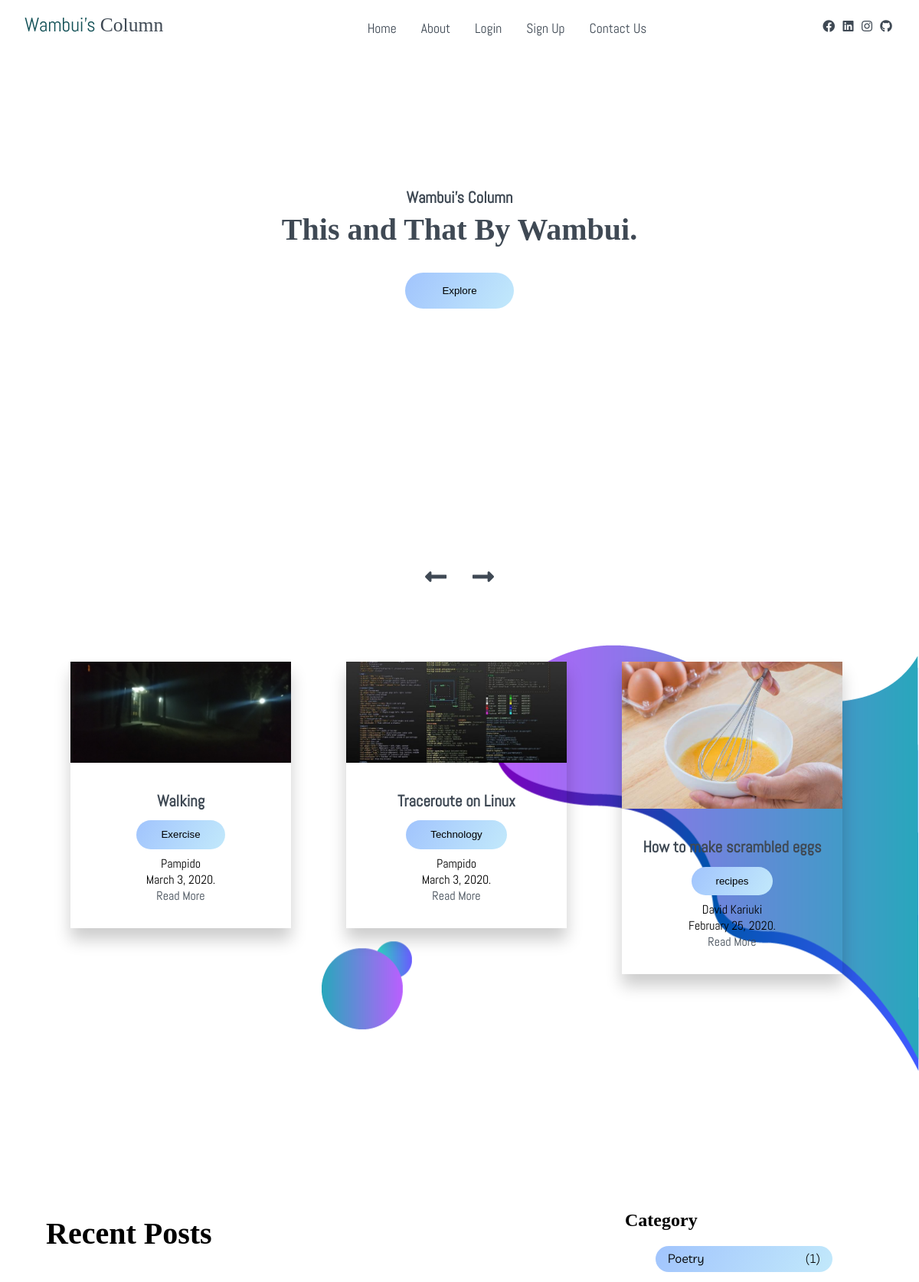
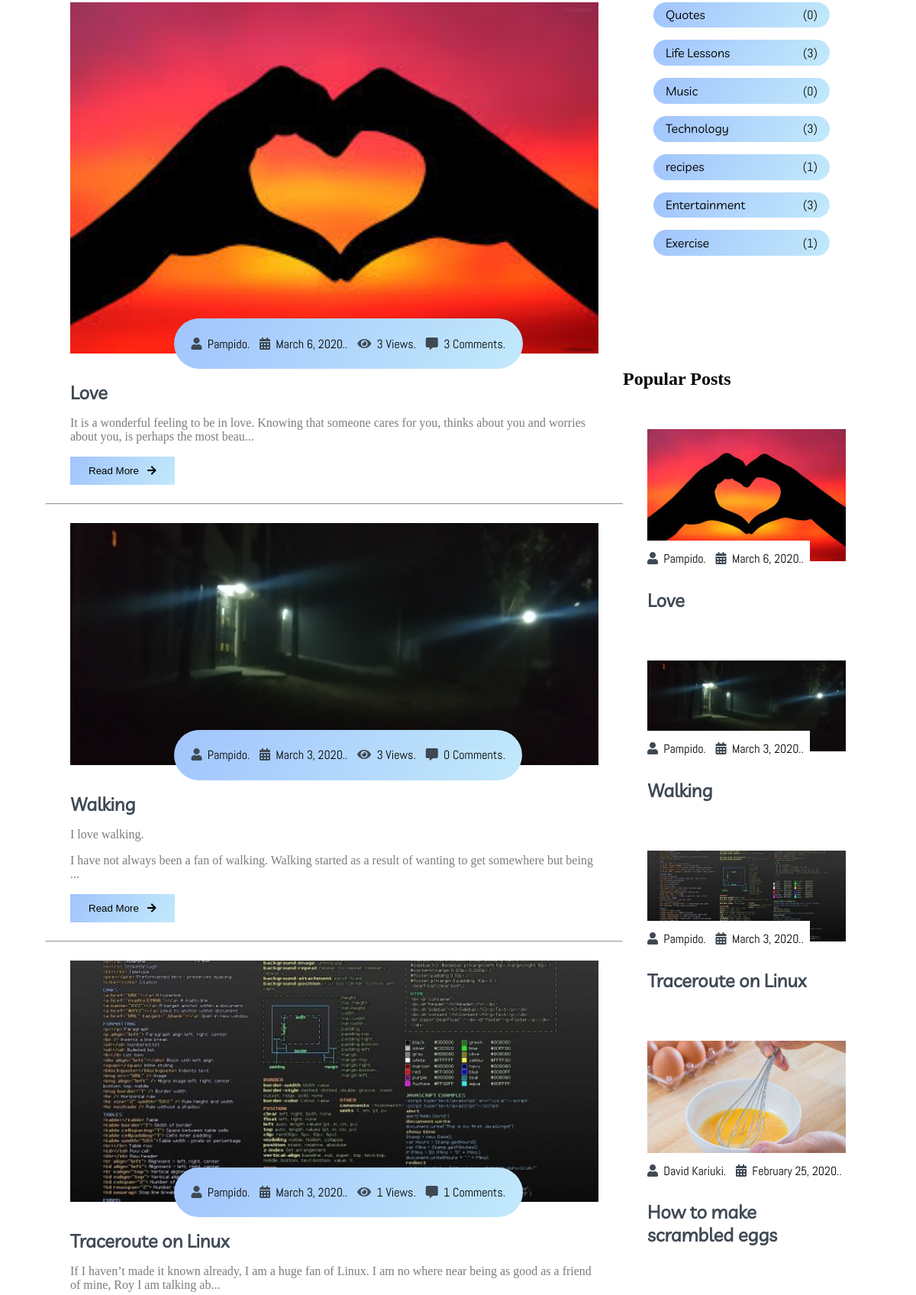
The page / (upper part) on the database its author committed (2 pictures, top to bottom).
### tables this page shows
CREATE TABLE `posts` (
  `id` int(11) NOT NULL,
  `user_id` int(11) NOT NULL,
  `username` varchar(250) NOT NULL,
  `topic_id` int(11) DEFAULT NULL,
  `title` varchar(255) NOT NULL,
  `image` varchar(255) NOT NULL,
  `body` text NOT NULL,
  `published` tinyint(4) NOT NULL,
  `created_at` timestamp NOT NULL DEFAULT current_timestamp()
);

CREATE TABLE `topics` (
  `id` int(11) NOT NULL,
  `name` varchar(100) NOT NULL,
  `description` text NOT NULL,
  `date_created` timestamp NOT NULL DEFAULT current_timestamp()
);

### app/database/db.php (called while the page is built, shortened)
<?php
require ('connect.php');
function executeQuery($sql, $data)
{
    global $conn;
    $stmt = $conn->prepare($sql);
    $values = array_values($data);
    $types = str_repeat('s', count($values));
    $stmt ->bind_param($types, ... $values);
    $stmt->execute();
    return $stmt;
}
function selectAll($table, $conditions = [])
{
    global $conn;
    $sql = "SELECT * from $table";
    if(empty($conditions)){
        $stmt = $conn->prepare($sql);
        $stmt->execute();
        $records = $stmt->get_result()->fetch_all(MYSQLI_ASSOC);
        return $records;
    }
}
function totalNumber($table, $conditions = [])
{
        global $conn;
        $sql = "SELECT * from $table";
        if(empty($conditions)){
            $stmt = $conn->prepare($sql);
            $stmt->execute();
            $records = $stmt->get_result()->fetch_all(MYSQLI_ASSOC);
            $total = count($records);
            return $total;
        }else{
            $i = 0;
            foreach ($conditions as $key => $value){
                if ($i === 0){
                    $sql = $sql . " WHERE $key = ?";
                } else{
                    $sql = $sql . " AND $key = ?";
                }
                $i++;
            }
            $stmt = executeQuery($sql, $conditions);
            $records = $stmt->get_result()->fetch_all(MYSQLI_ASSOC);
            $total = count($records);
            return $total;
        }
}
function owlSlider()
{
    $sql = "SELECT p.*, t.name FROM posts AS p JOIN topics AS t ON p.topic_id=t.id WHERE p.published=? ORDER BY id DESC ";
    $sql = $sql . " lIMIT 15";
    $stmt = executeQuery($sql, ['published' => 1]);
    $records = $stmt->get_result()->fetch_all(MYSQLI_ASSOC);
    return $records;
}

### app/controllers/topics.php (called while the page is built, shortened)
<?php
include (ROOT_PATH . "/app/database/db.php");
$table = 'topics';
$topics = selectAll($table);

### index.php (the view, shortened to what this page needs)
<?php
include (ROOT_PATH . '/app/controllers/topics.php');
$posts = array();
$postTitle = 'Recent Posts';
$t_id ='';
if (isset($_GET['t_id']))
{
    $decode = base64_decode(urldecode($_GET['t_id']));
    $decript_id = (($decode/5678)/123456789);
    $t_id = $_GET['t_id'];
    $postTitle = "You Searched For posts under '" . $_GET['name'] . "'";
    $posts = getPostsByTopicId($decript_id);
}elseif(isset($_POST['search-term']))
{
    $postTitle = " You searched for ' " . $_POST['search-term'] . " '";
    $posts = searchPosts($_POST['search-term']);
}else
{
    $posts = owlSlider();
}
?>
<!DOCTYPE html>
<html>
<head>
    <link rel="stylesheet" href="https://use.fontawesome.com/releases/v5.7.2/css/all.css">
    <link rel="stylesheet" href="assets/css/all.css">
    <link rel="stylesheet" href="assets/css/owl.carousel.min.css">
    <link rel="stylesheet" href="assets/css/owl.theme.default.min.css">
    <link rel="stylesheet" href="assets/css/aos.css">
    <link rel="stylesheet" href="assets/css/styles.css">
</head>
<body>
<?php require (ROOT_PATH . "/app/includes/header.php"); ?>
<main>
    <?php if (isset($_POST['search-term']) || $t_id) : ?>
    <?php else: ?>
        <section class="site-title">
            <div class="site-background">
                <h3 data-aos="fade-up" data-aos-delay="200" class="text-gray"> Wambui's Column </h3>
                <h1 data-aos="fade-up" data-aos-delay="500" class="text-gray"> This and That By Wambui.</h1>
                <a href="#blog" data-aos="fade-down" data-aos-delay="800"><button class="btn"> Explore </button></a>
            </div>
        </section>
    <?php endif; ?>
    <section>
        <div class="blog">
            <div class="container">
                <div class="owl-carousel owl-theme blog-post">
                    <?php foreach ($posts as $key => $post): ?>
                    <div class="blog-content" data-aos="fade-down" data-aos-delay="200">
                        <?php
                        $encrypt_1 = (($post['id']*123456789*5678));
                         $data= $encrypt_1;
                         $link = "/single.php?d_id=".urlencode(base64_encode($data));
                        ?>
                        <a href="<?php echo BASE_URL . $link ?>"><img src="<?php echo BASE_URL . "/assets/img/" . $post['image']; ?>" alt="<?php echo $post['title']; ?>"></a>
                        <div class="blog-title">
                            <a href="<?php echo BASE_URL . $link ?>"><h3> <?php echo $post['title']; ?> </h3></a>
                            <button class="btn btn-blog"> <?php echo $post['name']; ?> </button>
                            <span> <?php echo $post['username']; ?> </span>
                            <span> <?php echo date('F j, Y.', strtotime($post['created_at'])); ?> </span>
                            <a href="<?php echo BASE_URL . $link ?>"><span> Read More </span></a>
                        </div>
                    </div>
                    <?php endforeach; ?>
                </div>
                <div class="owl-navigation">
                    <span class="owl-nav-prev"><i class="fas fa-long-arrow-alt-left"></i></span>
                    <span class="owl-nav-next"><i class="fas fa-long-arrow-alt-right"></i></span>
                </div>
            </div>
        </div>
    </section>
    <div class="container" style="margin-top: 40px;">
        <div class="site-content">
            <div class="posts" id="blog">
                <h1> <?php echo $postTitle; ?> </h1>
                <?php foreach ($posts as $key => $post): ?>
                <?php
                    $visitors = totalNumber('visitors',['post_id' => $post['id']]);
                    $t_comments = totalNumber('comments',['post_id' =>$post['id']]);
                        $encrypt_1 = ($post['id']*123456789*5678);
                         $data= $encrypt_1;
                         $link = "/single.php?d_id=".urlencode(base64_encode($data));
                    ?>
                <div class="post-content" data-aos="zoom-in" data-aos-delay="200">
                    <div class="post-image">
                        <div>
                            <a href="<?php echo BASE_URL . $link; ?>"><img src="<?php echo BASE_URL . "/assets/img/" . $post['image']; ?>" class="img" alt="<?php echo $post['title']; ?>"></a>
                        </div>
                        <div class="post-info flex-row">
                            <span ><i class="fas fa-user text-gray"></i>&nbsp;&nbsp;<?php echo $post['username']; ?>.</span>
                            <span class="see"><i class="fas fa-calendar-alt text-gray"> </i>&nbsp;&nbsp;<?php echo date('F j, Y.', strtotime($post['created_at'])); ?>.</span>
                            <span class="no-see no-tablet"><i class="fas fa-eye text-gray "></i>&nbsp;&nbsp;<?php echo $visitors ?> Views.</span>
                            <span class="no-see"><i class="fas fa-comment-alt text-gray "></i>&nbsp;&nbsp;<?php echo $t_comments ?> Comments.</span>
                        </div>
                    </div>
                    <div class="post-title">
                        <a href="<?php echo BASE_URL . $link; ?>"> <?php echo $post['title']; ?> </a>
                        <p><?php echo html_entity_decode(substr($post['body'], 0,150) . '...') ?></p>
                        <a href="<?php echo BASE_URL . $link; ?>"><button class="btn post-btn" data-aos="fade-right" data-aos-delay="200"> Read More &nbsp; <i class="fas fa-arrow-right"></i></button></a>
                    </div>
                </div>
                <hr>
                <?php endforeach; ?>
            </div>
            <aside class="sidebar">
                <div class="category">
                    <h2> Category </h2>
                    <?php foreach ($topics as $key => $topic ): ?>
                    <?php $total = totalNumber('posts',['topic_id' => $topic['id'] , 'published' => 1]); ?>
                    <ul class="category-list">
                        <li class="list-items" data-aos="fade-left" data-aos-delay="100">
                            <?php
                            $encrypt_3 = ($topic['id']*123456789*5678);
                            $data3= $encrypt_3;
                            $link3 = "/index.php?t_id=".urlencode(base64_encode($data3));
                            ?>
                            <a href="<?php echo BASE_URL . $link3 . '&name=' . $topic['name']; ?>"> <?php echo $topic['name']; ?></a>
                            <span data-aos="fade-up" data-aos-delay="200"> (<?php echo $total; ?>) </span>
                        </li>
                    </ul>
                    <?php endforeach; ?>
                </div>
                <div class="popular-post">
                    <h2> Popular Posts </h2>
                    <?php foreach ($posts as $key => $post): ?>
                    <?php
                        $encrypt_1 = ($post['id']*123456789*5678);
                         $data= $encrypt_1;
                         $link = "/single.php?d_id=".urlencode(base64_encode($data));
                    ?>
                     <div class="post-content" data-aos="flip-up" data-aos-delay="200">
                            <div class="post-image">
                                <div>
                                <a href="<?php echo BASE_URL . $link; ?>"><img src="<?php echo BASE_URL . "/assets/img/" . $post['image']; ?>" class="img" alt="<?php echo $post['title']; ?>"></a>
                                </div>
                                <div class="post-info flex-row">
                                    <span><i class="fas fa-user text-gray"></i>&nbsp;&nbsp;<?php echo $post['username']; ?>.</span>
                                    <span><i class="fas fa-calendar-alt text-gray"> </i>&nbsp;&nbsp;<?php echo date('F j, Y.', strtotime($post['created_at'])); ?>.</span>
                                </div>
                            </div>
                            <div class="post-title">
                            <a href="<?php echo BASE_URL . $link; ?>"> <?php echo $post['title']; ?> </a>
                            </div>
                        </div>
                        <?php endforeach; ?>
                </div>
            </aside>
        </div>
    </div>
</main>
</body>
</html>

### app/includes/header.php (shortened to what this page needs)
<nav class="nav">
    <div class="nav-menu flex-row">
        <div class="nav-brand">
            <a href="<?php echo BASE_URL . '/index.php' ?>" class="text-gray" data-aos="fade-right"> <span> Wambui's </span> Column </a>
        </div>
        <div>
            <ul class="nav-items">
                <li class="nav-link" data-aos="fade-left">
                    <a href="<?php echo BASE_URL . '/index.php' ?>">Home</a>
                </li>
                <li class="nav-link" data-aos="fade-left" data-aos-delay="100">
                    <a href="<?php echo BASE_URL . '/about.php' ?>"> About</a>
                </li>
                <?php if (isset($_SESSION['id'])): ?>
                    <li class="nav-link" data-aos="fade-left" data-aos-delay="200">
                        <a href="<?php echo BASE_URL . '/contact.php' ?>"> Contact Us </a>
                    </li>
                <li class="nav-link" data-aos="fade-left" data-aos-delay="300">
                    <a href="<?php echo BASE_URL . '/dashboard/dashboard.php' ?>"> Dashboard </a>
                </li>
                    <li class="nav-link" data-aos="fade-left" data-aos-delay="400">
                        <a href="<?php echo BASE_URL . '/logout.php' ?>" style="color: red;"> Logout </a>
                    </li>
                <li class="nav-link" data-aos="fade-left" data-aos-delay="400">
                    <a href="#"> <?php echo $_SESSION['username'] ?> </a>
                </li>
                <?php else: ?>
                <li class="nav-link" data-aos="fade-left" data-aos-delay="200">
                    <a href="<?php echo BASE_URL . '/login.php' ?>"> Login </a>
                </li>
                <li class="nav-link" data-aos="fade-left" data-aos-delay="300">
                    <a href="<?php echo BASE_URL . '/signup.php' ?>"> Sign Up </a>
                </li>
                <li class="nav-link" data-aos="fade-left" data-aos-delay="400">
                    <a href="<?php echo BASE_URL . '/contact.php' ?>"> Contact Us </a>
                </li>
                <?php endif; ?>
            </ul>
        </div>
        <div class="social text-grey">
            <a href="#" class="f-blue" data-aos="fade-up" ><i class="fab fa-facebook"></i> </a>
            <a href="https://www.linkedin.com/in/david-kariuki-691b3918b/" target="_blank" class="l-blue" data-aos="fade-up" data-aos-delay="200"> <i class="fab fa-linkedin"></i> </a>
            <a href="https://www.instagram.com/davekariz/?hl=en" class="red" target="_blank" data-aos="fade-up" data-aos-delay="400"> <i class="fab fa-instagram"></i> </a>
            <a href="https://github.com/DkariukiM?tab=repositories" target="_blank" class="t-blue" data-aos="fade-up" data-aos-delay="600"> <i class="fab fa-github"></i> </a>
        </div>
    </div>
</nav>

### assets/css/all.css (style rules this page uses)
.fa, .fas, .far, .fal, .fad, .fab { -moz-osx-font-smoothing: grayscale; -webkit-font-smoothing: antialiased; display: inline-block; font-style: normal; font-variant: normal; text-rendering: auto; line-height: 1; }
.fa-arrow-right:before { content: "\f061"; }
.fa-calendar-alt:before { content: "\f073"; }
.fa-comment-alt:before { content: "\f27a"; }
.fa-eye:before { content: "\f06e"; }
.fa-facebook:before { content: "\f09a"; }
.fa-github:before { content: "\f09b"; }
.fa-instagram:before { content: "\f16d"; }
.fa-linkedin:before { content: "\f08c"; }
.fa-long-arrow-alt-left:before { content: "\f30a"; }
.fa-long-arrow-alt-right:before { content: "\f30b"; }
.fa-user:before { content: "\f007"; }
.fab { font-family: 'Font Awesome 5 Brands'; font-weight: 400; }
.fa, .fas { font-family: 'Font Awesome 5 Free'; font-weight: 900; }

### rows shown on the page
posts: image (picture), title "Walking", topic.name "Exercise", username "Pampido", created_at "March 3, 2020.", visitors "3", t_comments "0", body "I love walking. I have not always been a fan of walking. Walking started as a result of wanting to get somewhere but being ..."
posts: image (picture), title "Traceroute on Linux", topic.name "Technology", username "Pampido", created_at "March 3, 2020.", visitors "1", t_comments "1", body "If I haven’t made it known already, I am a huge fan of Linux. I am no where near being as good as a friend of mine, Roy I am talking ab..."
posts: image (picture), title "How to make scrambled eggs", topic.name "recipes", username "David Kariuki", created_at "February 25, 2020."
posts: image+title (picture), username "Pampido", created_at "March 6, 2020.", visitors "3", t_comments "3", title "Love", body "It is a wonderful feeling to be in love. Knowing that someone cares for you, thinks about you and worries about you, is perhaps the most beau..."
topics: name "Poetry", total "1"
topics: name "Quotes", total "0"
topics: name "Life Lessons", total "3"
topics: name "Music", total "0"
topics: name "Technology", total "3"
topics: name "recipes", total "1"
topics: name "Entertainment", total "3"
topics: name "Exercise", total "1"

### other values the page prints
$postTitle "Recent Posts"
